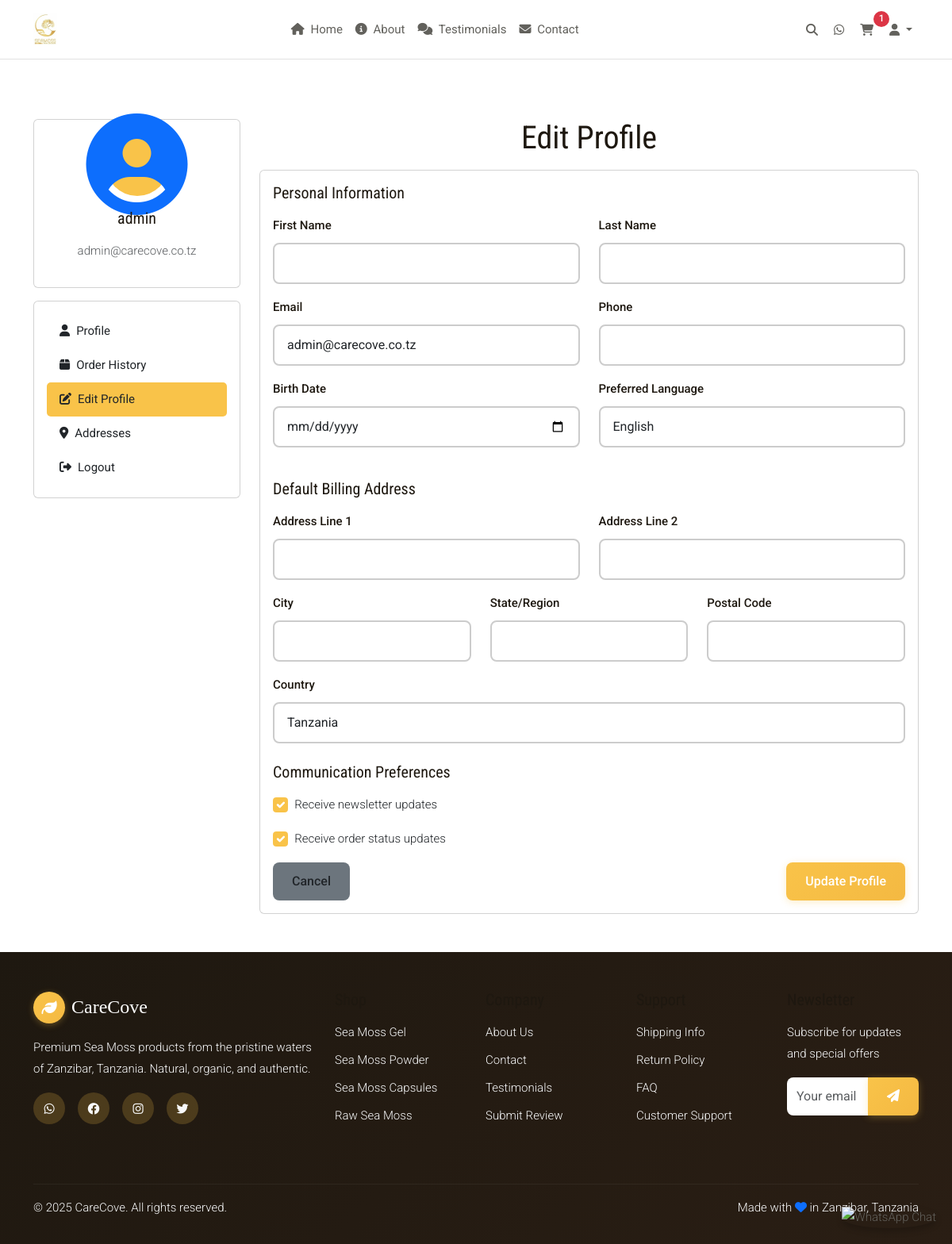
Screenshot of /accounts/profile/edit/ (signed in) with the database file from the repository.
### accounts/models.py (models this page shows, shortened)
class UserProfile(models.Model):
    user = models.OneToOneField(User, on_delete=models.CASCADE)
    phone = models.CharField(max_length=20, blank=True)
    birth_date = models.DateField(blank=True, null=True)
    default_billing_address_1 = models.CharField(max_length=200, blank=True)
    default_billing_address_2 = models.CharField(max_length=200, blank=True)
    default_billing_city = models.CharField(max_length=100, blank=True)
    default_billing_state = models.CharField(max_length=100, blank=True)
    default_billing_postal_code = models.CharField(max_length=20, blank=True)
    default_billing_country = models.CharField(max_length=100, default='Tanzania')
    default_shipping_address_1 = models.CharField(max_length=200, blank=True)
    default_shipping_address_2 = models.CharField(max_length=200, blank=True)
    default_shipping_city = models.CharField(max_length=100, blank=True)
    default_shipping_state = models.CharField(max_length=100, blank=True)
    default_shipping_postal_code = models.CharField(max_length=20, blank=True)
    default_shipping_country = models.CharField(max_length=100, default='Tanzania')
    preferred_language = models.CharField(max_length=2, choices=[('en', 'English'), ('sw', 'Swahili')], default='en')
    receive_newsletter = models.BooleanField(default=True)
    receive_order_updates = models.BooleanField(default=True)
    created_at = models.DateTimeField(auto_now_add=True)
    updated_at = models.DateTimeField(auto_now=True)

### accounts/views.py (the view)
# urls.py: path('profile/edit/', views.edit_profile, name='edit_profile'),
@login_required
def edit_profile(request):
    profile, created = UserProfile.objects.get_or_create(user=request.user)
    if request.method == 'POST':
        form = UserProfileForm(request.POST, instance=profile, user=request.user)
        if form.is_valid():
            form.save()
            messages.success(request, 'Profile updated successfully!')
            return redirect('accounts:profile')
    else:
        form = UserProfileForm(instance=profile, user=request.user)
    context = {'form': form}
    return render(request, 'accounts/edit_profile.html', context)

### cart/context_processors.py (called while the page is built)
def cart(request):
    cart_total_items = 0
    cart_total_price = 0
    cart_obj = None
    try:
        if request.user.is_authenticated:
            cart_obj = Cart.objects.get(user=request.user)
        else:
            if request.session.session_key:
                cart_obj = Cart.objects.get(session_key=request.session.session_key)
        if cart_obj:
            cart_total_items = cart_obj.total_items
            cart_total_price = cart_obj.total_price
    except Cart.DoesNotExist:
        pass
    return {
        'cart_total_items': cart_total_items,
        'cart_total_price': cart_total_price,
        'cart': cart_obj,
    }

### cart/models.py (called while the page is built)
    @property
    def total_items(self):
        return sum(item.quantity for item in self.items.all())

    @property
    def total_price(self):
        return sum(item.total_price for item in self.items.all())

    @property
    def price(self):
        if self.variant:
            return self.variant.price
        return self.product.price

    @property
    def total_price(self):
        return self.price * self.quantity

### templates/accounts/edit_profile.html (shortened to what this page needs)
{% extends 'base.html' %}
{% load static %}
{% block content %}
<div class="container my-5">
    <div class="row">
        <div class="col-lg-3">
            <div class="profile-sidebar">
                <div class="card">
                    <div class="card-body text-center">
                        <div class="profile-avatar mb-3">
                            <i class="fas fa-user-circle fa-4x text-primary"></i>
                        </div>
                        <h5>{{ user.first_name|default:user.username }}</h5>
                        <p class="text-muted">{{ user.email }}</p>
                    </div>
                </div>
                <div class="card mt-3">
                    <div class="card-body">
                        <nav class="nav flex-column">
                            <a class="nav-link" href="{% url 'accounts:profile' %}">
                                <i class="fas fa-user me-2"></i>Profile
                            </a>
                            <a class="nav-link" href="{% url 'accounts:order_history' %}">
                                <i class="fas fa-box me-2"></i>Order History
                            </a>
                            <a class="nav-link active" href="{% url 'accounts:edit_profile' %}">
                                <i class="fas fa-edit me-2"></i>Edit Profile
                            </a>
                            <a class="nav-link" href="{% url 'accounts:manage_addresses' %}">
                                <i class="fas fa-map-marker-alt me-2"></i>Addresses
                            </a>
                            <a class="nav-link" href="{% url 'accounts:logout' %}">
                                <i class="fas fa-sign-out-alt me-2"></i>Logout
                            </a>
                        </nav>
                    </div>
                </div>
            </div>
        </div>
        <div class="col-lg-9">
            <div class="profile-content">
                <h2 class="section-title">Edit Profile</h2>
                <div class="card">
                    <div class="card-body">
                        <form method="post" class="profile-form">
                            <h5 class="mb-3">Personal Information</h5>
                            <div class="row">
                                <div class="col-md-6">
                                    <div class="mb-3">
                                        <label for="{{ form.first_name.id_for_label }}" class="form-label">First Name</label>
                                        {{ form.first_name }}
                                    </div>
                                </div>
                                <div class="col-md-6">
                                    <div class="mb-3">
                                        <label for="{{ form.last_name.id_for_label }}" class="form-label">Last Name</label>
                                        {{ form.last_name }}
                                    </div>
                                </div>
                            </div>
                            <div class="row">
                                <div class="col-md-6">
                                    <div class="mb-3">
                                        <label for="{{ form.email.id_for_label }}" class="form-label">Email</label>
                                        {{ form.email }}
                                    </div>
                                </div>
                                <div class="col-md-6">
                                    <div class="mb-3">
                                        <label for="{{ form.phone.id_for_label }}" class="form-label">Phone</label>
                                        {{ form.phone }}
                                    </div>
                                </div>
                            </div>
                            <div class="row">
                                <div class="col-md-6">
                                    <div class="mb-3">
                                        <label for="{{ form.birth_date.id_for_label }}" class="form-label">Birth Date</label>
                                        {{ form.birth_date }}
                                    </div>
                                </div>
                                <div class="col-md-6">
                                    <div class="mb-3">
                                        <label for="{{ form.preferred_language.id_for_label }}" class="form-label">Preferred Language</label>
                                        {{ form.preferred_language }}
                                    </div>
                                </div>
                            </div>
                            <h5 class="mb-3 mt-4">Default Billing Address</h5>
                            <div class="row">
                                <div class="col-md-6">
                                    <div class="mb-3">
                                        <label for="{{ form.default_billing_address_1.id_for_label }}" class="form-label">Address Line 1</label>
                                        {{ form.default_billing_address_1 }}
                                    </div>
                                </div>
                                <div class="col-md-6">
                                    <div class="mb-3">
                                        <label for="{{ form.default_billing_address_2.id_for_label }}" class="form-label">Address Line 2</label>
                                        {{ form.default_billing_address_2 }}
                                    </div>
                                </div>
                            </div>
                            <div class="row">
                                <div class="col-md-4">
                                    <div class="mb-3">
                                        <label for="{{ form.default_billing_city.id_for_label }}" class="form-label">City</label>
                                        {{ form.default_billing_city }}
                                    </div>
                                </div>
                                <div class="col-md-4">
                                    <div class="mb-3">
                                        <label for="{{ form.default_billing_state.id_for_label }}" class="form-label">State/Region</label>
                                        {{ form.default_billing_state }}
                                    </div>
                                </div>
                                <div class="col-md-4">
                                    <div class="mb-3">
                                        <label for="{{ form.default_billing_postal_code.id_for_label }}" class="form-label">Postal Code</label>
                                        {{ form.default_billing_postal_code }}
                                    </div>
                                </div>
                            </div>
                            <div class="mb-3">
                                <label for="{{ form.default_billing_country.id_for_label }}" class="form-label">Country</label>
                                {{ form.default_billing_country }}
                            </div>
                            <h5 class="mb-3 mt-4">Communication Preferences</h5>
                            <div class="mb-3">
                                <div class="form-check">
                                    {{ form.receive_newsletter }}
                                    <label class="form-check-label" for="{{ form.receive_newsletter.id_for_label }}">
                                        Receive newsletter updates
                                    </label>
                                </div>
                            </div>
                            <div class="mb-3">
                                <div class="form-check">
                                    {{ form.receive_order_updates }}
                                    <label class="form-check-label" for="{{ form.receive_order_updates.id_for_label }}">
                                        Receive order status updates
                                    </label>
                                </div>
                            </div>
                            <div class="d-flex justify-content-between">
                                <a href="{% url 'accounts:profile' %}" class="btn btn-secondary">Cancel</a>
                                <button type="submit" class="btn btn-primary">Update Profile</button>
                            </div>
                        </form>
                    </div>
                </div>
            </div>
        </div>
    </div>
</div>
{% endblock %}

### static/css/style.css (style rules this page uses)
a, a:visited, a:hover, a:focus, a:active { text-decoration: none !important; color: inherit !important; }
:root { --primary-gold: #f9c349; --dark-grey-brown: #62615c; --black: #000000; --dark-brown: #1e1810; --white: #ffffff; --light-grey: #9e9e9e; --off-white: #fafafa; --coral-red: #d65d67; --blue-grey: #69727d; --light-border: #cccccc; --silver-grey: #e2e2e2; --blue-accent: #0274be; --success: #28a745; --warning: #ffc107; --danger: #dc3545; --info: #17a2b8; }
body { font-family: 'Roboto', sans-serif; font-weight: 300; font-size: 15px; line-height: 1.8; color: var(--dark-grey-brown); background-color: var(--white); }
body.beach-background { background-image: url('/static/img/zanzibar-beach3.jpg'); background-size: cover; background-position: center; background-attachment: fixed; background-repeat: no-repeat; min-height: 100vh; }
h1, h2, h3, h4, h5, h6 { font-family: 'Roboto Condensed', sans-serif; font-weight: 400; color: var(--dark-brown); margin-bottom: 1rem; }
body { font-family: 'Roboto', sans-serif; font-weight: 300; font-size: 15px; line-height: 1.8; color: var(--dark-grey-brown); background-color: var(--white); padding-top: 70px; }
.nav-link { color: var(--dark-grey-brown); font-weight: 400; padding: 0.5rem 1rem; border-radius: 5px; transition: all 0.3s ease; }
.section-title { font-size: 2.5rem; text-align: center; margin-bottom: 1rem; color: var(--dark-brown); }
.btn { border-radius: 8px; font-weight: 500; padding: 0.75rem 1.5rem; transition: all 0.3s ease; border: none; cursor: pointer; }
.btn-primary { background: linear-gradient(135deg, var(--primary-gold), #f4b942); color: var(--white); box-shadow: 0 2px 10px rgba(249, 195, 73, 0.3); }
.form-control { border-radius: 8px; border: 2px solid var(--light-border); padding: 0.75rem 1rem; font-size: 1rem; transition: all 0.3s ease; }
.form-label { font-weight: 500; color: var(--dark-brown); margin-bottom: 0.5rem; }
.form-check-input { width: 1.2rem; height: 1.2rem; margin-right: 0.5rem; }
.form-check-input:checked { background-color: var(--primary-gold); border-color: var(--primary-gold); }
.profile-sidebar { position: sticky; top: 2rem; }
.profile-avatar { width: 80px; height: 80px; border-radius: 50%; background: var(--primary-gold); display: flex; align-items: center; justify-content: center; margin: 0 auto; font-size: 2rem; color: var(--white); }
.nav-link.active { background: var(--primary-gold); color: var(--white); }

### rows the page displays
UserProfile: preferred_language "English", default_billing_country "Tanzania", receive_newsletter "☑", receive_order_updates "☑"

### other values shown
{{ cart_total_items }} "1"
{{ user.first_name|default:user.username }} "admin"
{{ user.email }} "admin@carecove.co.tz"
